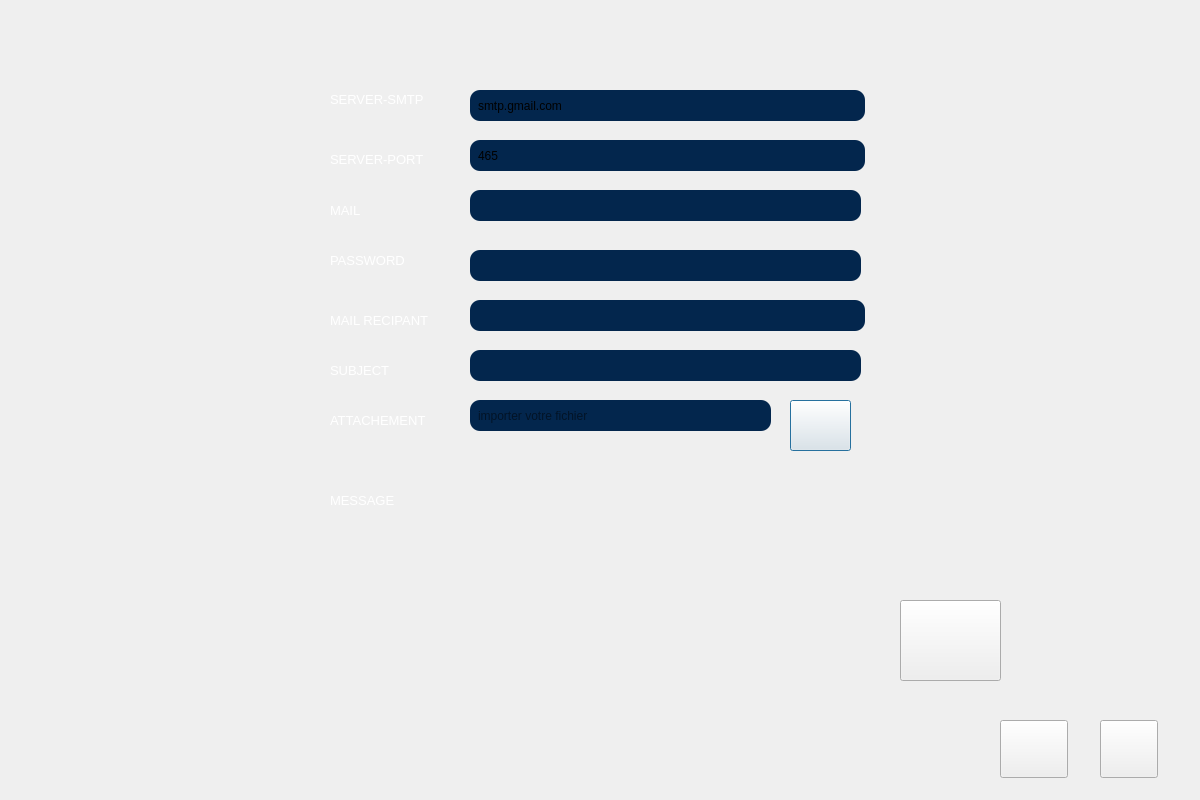
<?xml version="1.0" encoding="UTF-8"?>
<ui version="4.0">
 <class>uiemail</class>
 <widget class="QDialog" name="uiemail">
  <property name="geometry">
   <rect>
    <x>0</x>
    <y>0</y>
    <width>1200</width>
    <height>800</height>
   </rect>
  </property>
  <property name="windowTitle">
   <string>Dialog</string>
  </property>
  <widget class="QLabel" name="recipantL">
   <property name="geometry">
    <rect>
     <x>330</x>
     <y>310</y>
     <width>131</width>
     <height>21</height>
    </rect>
   </property>
   <property name="styleSheet">
    <string notr="true">font: 63 8pt &quot;Yu Gothic UI Semibold&quot;;</string>
   </property>
   <property name="text">
    <string>&lt;html&gt;&lt;head/&gt;&lt;body&gt;&lt;p&gt;&lt;span style=&quot; font-size:10pt; color:#ffffff;&quot;&gt;MAIL RECIPANT&lt;/span&gt;&lt;/p&gt;&lt;/body&gt;&lt;/html&gt;</string>
   </property>
  </widget>
  <widget class="QLineEdit" name="file">
   <property name="geometry">
    <rect>
     <x>470</x>
     <y>400</y>
     <width>301</width>
     <height>31</height>
    </rect>
   </property>
   <property name="styleSheet">
    <string notr="true">/*background-color: transparent;
color: rgb(255, 255, 255);*/
QLineEdit { 
font: 63 8pt &quot;Yu Gothic UI Semibold&quot;;
background-color:rgb(3, 38, 77);
border-style: outset;
	color: rgb(0, 0, 0);
border-radius: 10px;
border-color: blue;
min-width: 10em;
padding: 6px;
}
QLineEdit:hover:!pressed {
background-color:rgb(179, 179, 193);
border-style: inset;
}
/*QLineEdit:pressed {
background-color:rgb(179, 179, 193);
border-style: inset;
}*/</string>
   </property>
   <property name="text">
    <string/>
   </property>
   <property name="readOnly">
    <bool>true</bool>
   </property>
   <property name="placeholderText">
    <string>importer votre fichier</string>
   </property>
  </widget>
  <widget class="QLineEdit" name="rcpt">
   <property name="geometry">
    <rect>
     <x>470</x>
     <y>300</y>
     <width>395</width>
     <height>31</height>
    </rect>
   </property>
   <property name="styleSheet">
    <string notr="true">/*background-color: transparent;
color: rgb(255, 255, 255);*/
QLineEdit { 
font: 63 8pt &quot;Yu Gothic UI Semibold&quot;;
background-color:rgb(3, 38, 77);
border-style: outset;
	color: rgb(0, 0, 0);
border-radius: 10px;
border-color: blue;
min-width: 10em;
padding: 6px;
}
QLineEdit:hover:!pressed {
background-color:rgb(179, 179, 193);
border-style: inset;
}
/*QLineEdit:pressed {
background-color:rgb(179, 179, 193);
border-style: inset;
}*/</string>
   </property>
   <property name="text">
    <string/>
   </property>
  </widget>
  <widget class="QPushButton" name="browseBtn">
   <property name="geometry">
    <rect>
     <x>790</x>
     <y>400</y>
     <width>61</width>
     <height>51</height>
    </rect>
   </property>
   <property name="styleSheet">
    <string notr="true">border-image: url(:/interface/modifie button.png);</string>
   </property>
   <property name="text">
    <string/>
   </property>
  </widget>
  <widget class="QLabel" name="messageL">
   <property name="geometry">
    <rect>
     <x>330</x>
     <y>490</y>
     <width>81</width>
     <height>21</height>
    </rect>
   </property>
   <property name="styleSheet">
    <string notr="true">font: 63 8pt &quot;Yu Gothic UI Semibold&quot;;</string>
   </property>
   <property name="text">
    <string>&lt;html&gt;&lt;head/&gt;&lt;body&gt;&lt;p&gt;&lt;span style=&quot; font-size:10pt; color:#ffffff;&quot;&gt;MESSAGE&lt;/span&gt;&lt;/p&gt;&lt;/body&gt;&lt;/html&gt;</string>
   </property>
  </widget>
  <widget class="QLineEdit" name="port">
   <property name="geometry">
    <rect>
     <x>470</x>
     <y>140</y>
     <width>395</width>
     <height>31</height>
    </rect>
   </property>
   <property name="styleSheet">
    <string notr="true">/*background-color: transparent;
color: rgb(255, 255, 255);*/
QLineEdit { 
font: 63 8pt &quot;Yu Gothic UI Semibold&quot;;
background-color:rgb(3, 38, 77);
border-style: outset;
	color: rgb(0, 0, 0);
border-radius: 10px;
border-color: blue;
min-width: 10em;
padding: 6px;
}
QLineEdit:hover:!pressed {
background-color:rgb(179, 179, 193);
border-style: inset;
}
/*QLineEdit:pressed {
background-color:rgb(179, 179, 193);
border-style: inset;
}*/</string>
   </property>
   <property name="text">
    <string>465</string>
   </property>
   <property name="readOnly">
    <bool>true</bool>
   </property>
  </widget>
  <widget class="QPushButton" name="sendPB">
   <property name="geometry">
    <rect>
     <x>900</x>
     <y>600</y>
     <width>101</width>
     <height>81</height>
    </rect>
   </property>
   <property name="styleSheet">
    <string notr="true">border-image: url(:/interface/advancedre.png);</string>
   </property>
   <property name="text">
    <string/>
   </property>
   <property name="icon">
    <iconset>
     <normaloff>:/new/prefix1/128px/mail.png</normaloff>:/new/prefix1/128px/mail.png</iconset>
   </property>
  </widget>
  <widget class="QLabel" name="smtpserverL">
   <property name="geometry">
    <rect>
     <x>330</x>
     <y>90</y>
     <width>111</width>
     <height>20</height>
    </rect>
   </property>
   <property name="styleSheet">
    <string notr="true">font: 63 8pt &quot;Yu Gothic UI Semibold&quot;;</string>
   </property>
   <property name="text">
    <string>&lt;html&gt;&lt;head/&gt;&lt;body&gt;&lt;p&gt;&lt;span style=&quot; font-size:10pt; color:#ffffff;&quot;&gt;SERVER-SMTP&lt;/span&gt;&lt;/p&gt;&lt;/body&gt;&lt;/html&gt;</string>
   </property>
  </widget>
  <widget class="QLabel" name="attachmentL">
   <property name="geometry">
    <rect>
     <x>330</x>
     <y>410</y>
     <width>121</width>
     <height>21</height>
    </rect>
   </property>
   <property name="styleSheet">
    <string notr="true">font: 63 8pt &quot;Yu Gothic UI Semibold&quot;;</string>
   </property>
   <property name="text">
    <string>&lt;html&gt;&lt;head/&gt;&lt;body&gt;&lt;p&gt;&lt;span style=&quot; font-size:10pt; color:#ffffff;&quot;&gt;ATTACHEMENT&lt;/span&gt;&lt;/p&gt;&lt;/body&gt;&lt;/html&gt;</string>
   </property>
  </widget>
  <widget class="QLabel" name="serverportL">
   <property name="geometry">
    <rect>
     <x>330</x>
     <y>150</y>
     <width>111</width>
     <height>20</height>
    </rect>
   </property>
   <property name="styleSheet">
    <string notr="true">font: 63 8pt &quot;Yu Gothic UI Semibold&quot;;</string>
   </property>
   <property name="text">
    <string>&lt;html&gt;&lt;head/&gt;&lt;body&gt;&lt;p&gt;&lt;span style=&quot; font-size:10pt; color:#ffffff;&quot;&gt;SERVER-PORT&lt;/span&gt;&lt;/p&gt;&lt;/body&gt;&lt;/html&gt;</string>
   </property>
  </widget>
  <widget class="QLabel" name="usernameL">
   <property name="geometry">
    <rect>
     <x>330</x>
     <y>200</y>
     <width>71</width>
     <height>21</height>
    </rect>
   </property>
   <property name="styleSheet">
    <string notr="true">font: 63 8pt &quot;Yu Gothic UI Semibold&quot;;</string>
   </property>
   <property name="text">
    <string>&lt;html&gt;&lt;head/&gt;&lt;body&gt;&lt;p&gt;&lt;span style=&quot; font-size:10pt; color:#ffffff;&quot;&gt;MAIL&lt;/span&gt;&lt;/p&gt;&lt;/body&gt;&lt;/html&gt;</string>
   </property>
  </widget>
  <widget class="QLabel" name="subjectL">
   <property name="geometry">
    <rect>
     <x>330</x>
     <y>360</y>
     <width>71</width>
     <height>21</height>
    </rect>
   </property>
   <property name="styleSheet">
    <string notr="true">font: 63 8pt &quot;Yu Gothic UI Semibold&quot;;</string>
   </property>
   <property name="text">
    <string>&lt;html&gt;&lt;head/&gt;&lt;body&gt;&lt;p&gt;&lt;span style=&quot; font-size:10pt; color:#ffffff;&quot;&gt;SUBJECT&lt;/span&gt;&lt;/p&gt;&lt;/body&gt;&lt;/html&gt;</string>
   </property>
  </widget>
  <widget class="QLabel" name="passwordL">
   <property name="geometry">
    <rect>
     <x>330</x>
     <y>250</y>
     <width>91</width>
     <height>21</height>
    </rect>
   </property>
   <property name="styleSheet">
    <string notr="true">font: 63 8pt &quot;Yu Gothic UI Semibold&quot;;</string>
   </property>
   <property name="text">
    <string>&lt;html&gt;&lt;head/&gt;&lt;body&gt;&lt;p&gt;&lt;span style=&quot; font-size:10pt; color:#ffffff;&quot;&gt;PASSWORD&lt;/span&gt;&lt;/p&gt;&lt;/body&gt;&lt;/html&gt;</string>
   </property>
  </widget>
  <widget class="QLineEdit" name="server">
   <property name="geometry">
    <rect>
     <x>470</x>
     <y>90</y>
     <width>395</width>
     <height>31</height>
    </rect>
   </property>
   <property name="styleSheet">
    <string notr="true">/*background-color: transparent;
color: rgb(255, 255, 255);*/
QLineEdit { 
font: 63 8pt &quot;Yu Gothic UI Semibold&quot;;
background-color:rgb(3, 38, 77);
border-style: outset;
	color: rgb(0, 0, 0);
border-radius: 10px;
border-color: blue;
min-width: 10em;
padding: 6px;
}
QLineEdit:hover:!pressed {
background-color:rgb(179, 179, 193);
border-style: inset;
}
/*QLineEdit:pressed {
background-color:rgb(179, 179, 193);
border-style: inset;
}*/</string>
   </property>
   <property name="text">
    <string>smtp.gmail.com</string>
   </property>
   <property name="readOnly">
    <bool>true</bool>
   </property>
  </widget>
  <widget class="QPlainTextEdit" name="msg">
   <property name="geometry">
    <rect>
     <x>470</x>
     <y>500</y>
     <width>401</width>
     <height>181</height>
    </rect>
   </property>
   <property name="styleSheet">
    <string notr="true">background-color: transparent;
</string>
   </property>
  </widget>
  <widget class="QLineEdit" name="uname">
   <property name="geometry">
    <rect>
     <x>470</x>
     <y>190</y>
     <width>391</width>
     <height>31</height>
    </rect>
   </property>
   <property name="styleSheet">
    <string notr="true">/*background-color: transparent;
color: rgb(255, 255, 255);*/
QLineEdit { 
font: 63 8pt &quot;Yu Gothic UI Semibold&quot;;
background-color:rgb(3, 38, 77);
border-style: outset;
	color: rgb(0, 0, 0);
border-radius: 10px;
border-color: blue;
min-width: 10em;
padding: 6px;
}
QLineEdit:hover:!pressed {
background-color:rgb(179, 179, 193);
border-style: inset;
}
/*QLineEdit:pressed {
background-color:rgb(179, 179, 193);
border-style: inset;
}*/</string>
   </property>
  </widget>
  <widget class="QLineEdit" name="paswd">
   <property name="geometry">
    <rect>
     <x>470</x>
     <y>250</y>
     <width>391</width>
     <height>31</height>
    </rect>
   </property>
   <property name="styleSheet">
    <string notr="true">/*background-color: transparent;
color: rgb(255, 255, 255);*/
QLineEdit { 
font: 63 8pt &quot;Yu Gothic UI Semibold&quot;;
background-color:rgb(3, 38, 77);
border-style: outset;
	color: rgb(0, 0, 0);
border-radius: 10px;
border-color: blue;
min-width: 10em;
padding: 6px;
}
QLineEdit:hover:!pressed {
background-color:rgb(179, 179, 193);
border-style: inset;
}
/*QLineEdit:pressed {
background-color:rgb(179, 179, 193);
border-style: inset;
}*/</string>
   </property>
   <property name="echoMode">
    <enum>QLineEdit::Password</enum>
   </property>
  </widget>
  <widget class="QLabel" name="label">
   <property name="geometry">
    <rect>
     <x>0</x>
     <y>0</y>
     <width>1200</width>
     <height>800</height>
    </rect>
   </property>
   <property name="styleSheet">
    <string notr="true">border-image: url(:/interface/fond 1.png);</string>
   </property>
   <property name="text">
    <string/>
   </property>
  </widget>
  <widget class="QLineEdit" name="subject">
   <property name="geometry">
    <rect>
     <x>470</x>
     <y>350</y>
     <width>391</width>
     <height>31</height>
    </rect>
   </property>
   <property name="styleSheet">
    <string notr="true">/*background-color: transparent;
color: rgb(255, 255, 255);*/
QLineEdit { 
font: 63 8pt &quot;Yu Gothic UI Semibold&quot;;
background-color:rgb(3, 38, 77);
border-style: outset;
	color: rgb(0, 0, 0);
border-radius: 10px;
border-color: blue;
min-width: 10em;
padding: 6px;
}
QLineEdit:hover:!pressed {
background-color:rgb(179, 179, 193);
border-style: inset;
}
/*QLineEdit:pressed {
background-color:rgb(179, 179, 193);
border-style: inset;
}*/</string>
   </property>
  </widget>
  <widget class="QPushButton" name="pushButton_16">
   <property name="geometry">
    <rect>
     <x>1100</x>
     <y>720</y>
     <width>58</width>
     <height>58</height>
    </rect>
   </property>
   <property name="styleSheet">
    <string notr="true">border-image: url(:/interface/close.png);</string>
   </property>
   <property name="text">
    <string/>
   </property>
  </widget>
  <widget class="QPushButton" name="pushButton_34">
   <property name="geometry">
    <rect>
     <x>1000</x>
     <y>720</y>
     <width>68</width>
     <height>58</height>
    </rect>
   </property>
   <property name="styleSheet">
    <string notr="true">border-image: url(:/interface/menu.png);</string>
   </property>
   <property name="text">
    <string/>
   </property>
  </widget>
  <zorder>label</zorder>
  <zorder>recipantL</zorder>
  <zorder>file</zorder>
  <zorder>rcpt</zorder>
  <zorder>browseBtn</zorder>
  <zorder>messageL</zorder>
  <zorder>port</zorder>
  <zorder>sendPB</zorder>
  <zorder>smtpserverL</zorder>
  <zorder>attachmentL</zorder>
  <zorder>serverportL</zorder>
  <zorder>usernameL</zorder>
  <zorder>subjectL</zorder>
  <zorder>passwordL</zorder>
  <zorder>server</zorder>
  <zorder>msg</zorder>
  <zorder>uname</zorder>
  <zorder>paswd</zorder>
  <zorder>subject</zorder>
  <zorder>pushButton_16</zorder>
  <zorder>pushButton_34</zorder>
 </widget>
 <resources/>
 <connections/>
</ui>
